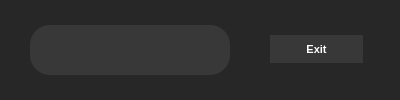
<?xml version="1.0" encoding="UTF-8"?>
<ui version="4.0">
 <class>SDA</class>
 <widget class="QDialog" name="SDA">
  <property name="geometry">
   <rect>
    <x>0</x>
    <y>0</y>
    <width>400</width>
    <height>100</height>
   </rect>
  </property>
  <property name="windowTitle">
   <string>Smoke Detector</string>
  </property>
  <property name="styleSheet">
   <string notr="true">background-color: rgb(39, 39, 39);</string>
  </property>
  <widget class="QPushButton" name="pushButton_04">
   <property name="geometry">
    <rect>
     <x>270</x>
     <y>35</y>
     <width>93</width>
     <height>28</height>
    </rect>
   </property>
   <property name="font">
    <font>
     <pointsize>8</pointsize>
     <weight>75</weight>
     <bold>true</bold>
    </font>
   </property>
   <property name="styleSheet">
    <string notr="true">QPushButton
{
border-radius:20px;
background-color: rgb(56, 56, 56);
color: rgb(255, 255, 255);
}
QPushButton:hover
{
color: rgb(56, 56, 56);
background-color: rgb(255, 255, 255);
}</string>
   </property>
   <property name="text">
    <string>Exit</string>
   </property>
  </widget>
  <widget class="QLineEdit" name="lineEdit">
   <property name="geometry">
    <rect>
     <x>30</x>
     <y>25</y>
     <width>200</width>
     <height>50</height>
    </rect>
   </property>
   <property name="sizePolicy">
    <sizepolicy hsizetype="Preferred" vsizetype="Preferred">
     <horstretch>0</horstretch>
     <verstretch>0</verstretch>
    </sizepolicy>
   </property>
   <property name="font">
    <font>
     <pointsize>8</pointsize>
     <weight>75</weight>
     <bold>true</bold>
    </font>
   </property>
   <property name="tabletTracking">
    <bool>false</bool>
   </property>
   <property name="layoutDirection">
    <enum>Qt::LeftToRight</enum>
   </property>
   <property name="styleSheet">
    <string notr="true">
border-radius:20px;
background-color: rgb(56, 56, 56);
color: rgb(0, 174, 239);
</string>
   </property>
   <property name="text">
    <string/>
   </property>
   <property name="alignment">
    <set>Qt::AlignLeading|Qt::AlignLeft|Qt::AlignVCenter</set>
   </property>
   <property name="readOnly">
    <bool>true</bool>
   </property>
  </widget>
 </widget>
 <resources/>
 <connections/>
</ui>
